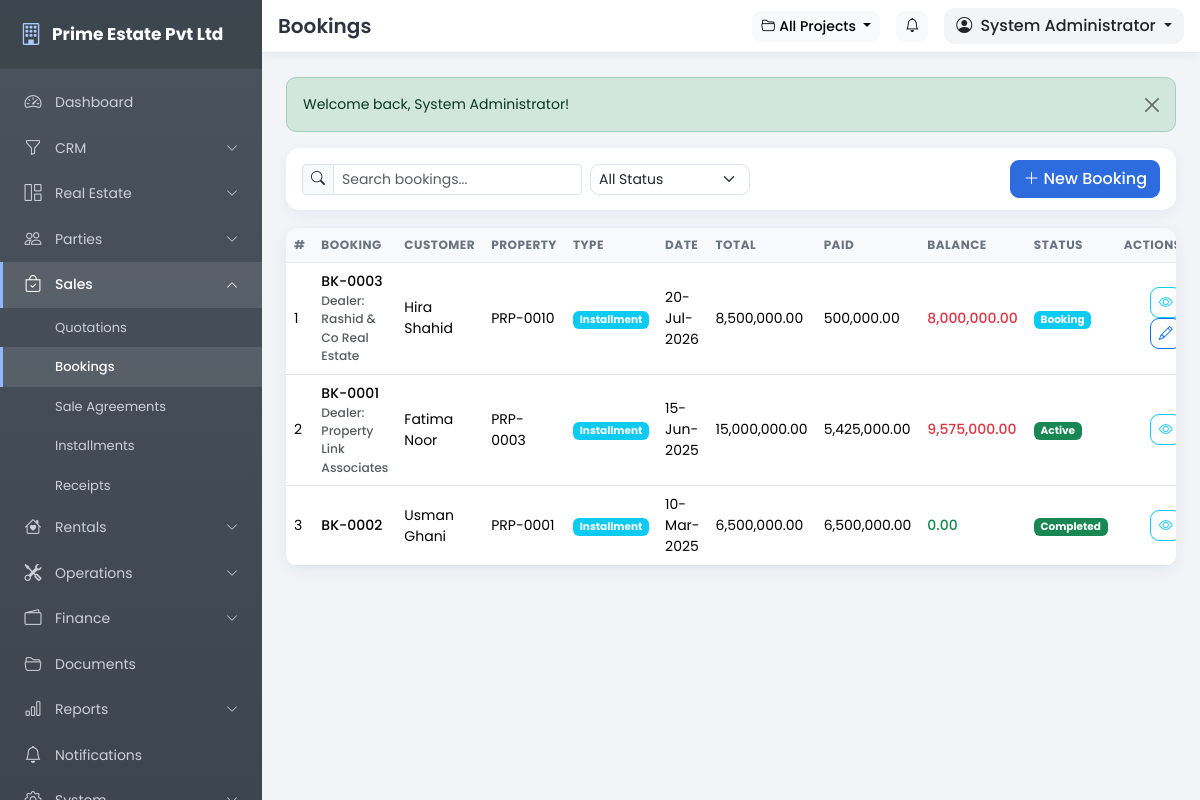
Page /pages/bookings.php (signed in) on the committed database.
### tables this page shows
CREATE TABLE IF NOT EXISTS users (
  id INT UNSIGNED NOT NULL AUTO_INCREMENT,
  role_id INT UNSIGNED NOT NULL,
  branch_id INT UNSIGNED DEFAULT NULL,
  username VARCHAR(80) NOT NULL,
  password VARCHAR(255) NOT NULL,
  full_name VARCHAR(150) NOT NULL,
  email VARCHAR(120) DEFAULT NULL,
  phone VARCHAR(40) DEFAULT NULL,
  photo VARCHAR(255) DEFAULT NULL,
  status TINYINT(1) NOT NULL DEFAULT 1,
  last_login DATETIME DEFAULT NULL,
  remember_token VARCHAR(64) DEFAULT NULL,
  created_date DATE NOT NULL,
  created_time TIME NOT NULL,
  updated_date DATE NOT NULL,
  updated_time TIME NOT NULL,
  PRIMARY KEY (id),
  UNIQUE KEY uq_users_username (username),
  KEY idx_users_role (role_id),
  CONSTRAINT fk_users_role FOREIGN KEY (role_id) REFERENCES roles (id) ON DELETE CASCADE
);

CREATE TABLE IF NOT EXISTS bookings (
  id INT UNSIGNED NOT NULL AUTO_INCREMENT,
  booking_no VARCHAR(40) NOT NULL,
  quotation_id INT UNSIGNED DEFAULT NULL,
  property_id INT UNSIGNED NOT NULL,
  customer_id INT UNSIGNED NOT NULL,
  dealer_id INT UNSIGNED DEFAULT NULL,
  booking_date DATE NOT NULL,
  sale_type ENUM('cash','installment','cash_installment') NOT NULL DEFAULT 'installment',
  total_price DECIMAL(14,2) NOT NULL DEFAULT 0.00,
  discount DECIMAL(12,2) NOT NULL DEFAULT 0.00,
  token_amount DECIMAL(12,2) NOT NULL DEFAULT 0.00,
  booking_amount DECIMAL(12,2) NOT NULL DEFAULT 0.00,
  possession_charges DECIMAL(12,2) NOT NULL DEFAULT 0.00,
  transfer_charges DECIMAL(12,2) NOT NULL DEFAULT 0.00,
  installment_plan ENUM('monthly','quarterly','half_yearly','yearly','lump_sum') NOT NULL DEFAULT 'monthly',
  installment_years INT NOT NULL DEFAULT 1,
  status ENUM('booking','active','completed','cancelled') NOT NULL DEFAULT 'booking',
  created_date DATE NOT NULL,
  created_time TIME NOT NULL,
  updated_date DATE NOT NULL,
  updated_time TIME NOT NULL,
  PRIMARY KEY (id),
  UNIQUE KEY uq_booking_no (booking_no),
  KEY idx_book_property (property_id),
  KEY idx_book_customer (customer_id),
  CONSTRAINT fk_book_property FOREIGN KEY (property_id) REFERENCES properties (id) ON DELETE CASCADE,
  CONSTRAINT fk_book_customer FOREIGN KEY (customer_id) REFERENCES customers (id) ON DELETE CASCADE
);

CREATE TABLE IF NOT EXISTS dealers (
  id INT UNSIGNED NOT NULL AUTO_INCREMENT,
  dealer_no VARCHAR(40) NOT NULL,
  full_name VARCHAR(180) NOT NULL,
  cnic VARCHAR(40) DEFAULT NULL,
  phone VARCHAR(40) DEFAULT NULL,
  whatsapp VARCHAR(40) DEFAULT NULL,
  email VARCHAR(120) DEFAULT NULL,
  address VARCHAR(255) DEFAULT NULL,
  dealer_type ENUM('dealer','agent') NOT NULL DEFAULT 'dealer',
  commission_rate DECIMAL(6,2) NOT NULL DEFAULT 0.00,
  status TINYINT(1) NOT NULL DEFAULT 1,
  created_date DATE NOT NULL,
  created_time TIME NOT NULL,
  updated_date DATE NOT NULL,
  updated_time TIME NOT NULL,
  PRIMARY KEY (id),
  UNIQUE KEY uq_dealers_no (dealer_no)
);

CREATE TABLE IF NOT EXISTS customers (
  id INT UNSIGNED NOT NULL AUTO_INCREMENT,
  customer_no VARCHAR(40) NOT NULL,
  full_name VARCHAR(180) NOT NULL,
  cnic VARCHAR(40) DEFAULT NULL,
  passport_no VARCHAR(60) DEFAULT NULL,
  phone VARCHAR(40) DEFAULT NULL,
  whatsapp VARCHAR(40) DEFAULT NULL,
  email VARCHAR(120) DEFAULT NULL,
  address VARCHAR(255) DEFAULT NULL,
  city_id INT UNSIGNED DEFAULT NULL,
  nominee_name VARCHAR(180) DEFAULT NULL,
  nominee_cnic VARCHAR(40) DEFAULT NULL,
  nominee_relation VARCHAR(60) DEFAULT NULL,
  photo VARCHAR(255) DEFAULT NULL,
  status TINYINT(1) NOT NULL DEFAULT 1,
  created_date DATE NOT NULL,
  created_time TIME NOT NULL,
  updated_date DATE NOT NULL,
  updated_time TIME NOT NULL,
  PRIMARY KEY (id),
  UNIQUE KEY uq_customers_no (customer_no),
  KEY idx_customers_city (city_id)
);

CREATE TABLE IF NOT EXISTS properties (
  id INT UNSIGNED NOT NULL AUTO_INCREMENT,
  property_no VARCHAR(40) NOT NULL,
  file_no VARCHAR(60) DEFAULT NULL,
  plot_no VARCHAR(60) DEFAULT NULL,
  house_no VARCHAR(60) DEFAULT NULL,
  apartment_no VARCHAR(60) DEFAULT NULL,
  office_no VARCHAR(60) DEFAULT NULL,
  shop_no VARCHAR(60) DEFAULT NULL,
  warehouse_no VARCHAR(60) DEFAULT NULL,
  factory_no VARCHAR(60) DEFAULT NULL,
  farm_house_no VARCHAR(60) DEFAULT NULL,
  hall_no VARCHAR(60) DEFAULT NULL,
  project_id INT UNSIGNED DEFAULT NULL,
  block_id INT UNSIGNED DEFAULT NULL,
  road_id INT UNSIGNED DEFAULT NULL,
  street_id INT UNSIGNED DEFAULT NULL,
  property_type_id INT UNSIGNED DEFAULT NULL,
  property_category_id INT UNSIGNED DEFAULT NULL,
  owner_id INT UNSIGNED DEFAULT NULL,
  customer_id INT UNSIGNED DEFAULT NULL,
  size_value DECIMAL(10,2) NOT NULL DEFAULT 0.00,
  size_unit ENUM('marla','kanal','sqft','sqy') NOT NULL DEFAULT 'marla',
  status ENUM('available','booked','reserved','sold','transferred','rental','occupied','vacant') NOT NULL DEFAULT 'available',
  corner TINYINT(1) NOT NULL DEFAULT 0,
  main_boulevard TINYINT(1) NOT NULL DEFAULT 0,
  park_facing TINYINT(1) NOT NULL DEFAULT 0,
  sale_price DECIMAL(14,2) NOT NULL DEFAULT 0.00,
  rent_amount DECIMAL(12,2) NOT NULL DEFAULT 0.00,
  extra_charges DECIMAL(12,2) NOT NULL DEFAULT 0.00,
  possession_status ENUM('pending','in_progress','completed') NOT NULL DEFAULT 'pending',
  possession_date DATE DEFAULT NULL,
  description TEXT DEFAULT NULL,
  created_date DATE NOT NULL,
  created_time TIME NOT NULL,
  updated_date DATE NOT NULL,
  updated_time TIME NOT NULL,
  PRIMARY KEY (id),
  UNIQUE KEY uq_properties_no (property_no),
  KEY idx_prop_project (project_id),
  KEY idx_prop_type (property_type_id),
  KEY idx_prop_status (status),
  CONSTRAINT fk_prop_project FOREIGN KEY (project_id) REFERENCES projects (id) ON DELETE SET NULL,
  CONSTRAINT fk_prop_block FOREIGN KEY (block_id) REFERENCES blocks (id) ON DELETE SET NULL,
  CONSTRAINT fk_prop_type FOREIGN KEY (property_type_id) REFERENCES property_types (id) ON DELETE SET NULL,
  CONSTRAINT fk_prop_cat FOREIGN KEY (property_category_id) REFERENCES property_categories (id) ON DELETE SET NULL,
  CONSTRAINT fk_prop_owner FOREIGN KEY (owner_id) REFERENCES owners (id) ON DELETE SET NULL,
  CONSTRAINT fk_prop_customer FOREIGN KEY (customer_id) REFERENCES customers (id) ON DELETE SET NULL
);

### includes/config.php (called while the page is built, shortened)
<?php
function setting($key, $default = '') {
    static $cache = null;
    global $mysqli;
    if ($cache === null) {
        $cache = [];
        if (isset($mysqli)) {
            $rows = db_all("SELECT setting_key, setting_value FROM settings");
            foreach ($rows as $r) {
                $cache[$r['setting_key']] = $r['setting_value'];
            }
        }
    }
    return isset($cache[$key]) && $cache[$key] !== '' ? $cache[$key] : $default;
}

### includes/auth.php (called while the page is built, shortened)
<?php
require_once __DIR__ . '/functions.php';
if (is_logged_in()) {
    $timeout = (int)setting('session_timeout', 60) * 60;
    $user = db_get("SELECT u.*, r.name AS role_name, r.is_super_admin
                    FROM users u
                    JOIN roles r ON r.id = u.role_id
                    WHERE u.id = ?", [$_SESSION['user_id']]);
    if ($user) {
        $user['perms'] = [];
        $rows = db_all("SELECT p.slug FROM role_permissions rp
                        JOIN permissions p ON p.id = rp.permission_id
                        WHERE rp.role_id = ?", [$user['role_id']]);
        foreach ($rows as $r) {
            $user['perms'][] = $r['slug'];
        }
    }
}

### pages/bookings.php (the view, shortened to what this page needs)
<?php
require_once '../includes/auth.php';
$title = 'Bookings';
$canEdit = has_permission('sales.manage');
$status = $_GET['status'] ?? '';
$records = db_all("SELECT b.*, c.full_name AS customer_name, p.property_no, d.full_name AS dealer_name,
                   (SELECT COALESCE(SUM(amount),0) FROM receipts r WHERE r.booking_id = b.id) AS total_paid
                   FROM bookings b
                   JOIN customers c ON c.id = b.customer_id
                   JOIN properties p ON p.id = b.property_id
                   LEFT JOIN dealers d ON d.id = b.dealer_id
                   WHERE (? = '' OR b.status = ?)
                   ORDER BY b.booking_date DESC", [$status, $status]);
include '../includes/header.php';
?>
<div class="toolbar d-flex flex-wrap align-items-center gap-2">
    <div class="input-group input-group-sm" style="max-width:280px">
        <span class="input-group-text"><i class="bi bi-search"></i></span>
        <input type="text" class="form-control table-search" data-table="#dataTable" placeholder="Search bookings...">
    </div>
    <select class="form-select form-select-sm" style="max-width:160px" onchange="location.href='?status='+this.value">
        <option value="">All Status</option>
    </select>
    <?php if ($canEdit): ?>
    <a class="btn btn-primary ms-auto" href="booking_form.php"><i class="bi bi-plus-lg me-1"></i>New Booking</a>
    <?php endif; ?>
</div>
<div class="card">
    <div class="card-body p-0">
        <div class="table-responsive">
            <table class="table table-hover mb-0" id="dataTable">
                <thead><tr><th style="width:50px">#</th><th>Booking</th><th>Customer</th><th>Property</th><th>Type</th><th>Date</th><th>Total</th><th>Paid</th><th>Balance</th><th>Status</th><th class="text-end">Actions</th></tr></thead>
                <tbody>
                <?php foreach ($records as $i => $r): ?>
                    <?php $paid = (float)$r['total_paid']; $total = (float)$r['total_price']; ?>
                    <tr>
                        <td><?= $i + 1 ?></td>
                        <td class="fw-medium"><?= e($r['booking_no']) ?><?= $r['dealer_name'] ? '<div class="small text-muted">Dealer: ' . e($r['dealer_name']) . '</div>' : '' ?></td>
                        <td><?= e($r['customer_name']) ?></td>
                        <td><?= e($r['property_no']) ?></td>
                        <td><?php $stb = ['cash' => 'success', 'installment' => 'info', 'cash_installment' => 'warning'][$r['sale_type']] ?? 'secondary'; ?><span class="badge bg-<?= $stb ?>"><?= e(ucfirst(str_replace('_', ' ', $r['sale_type']))) ?></span></td>
                        <td><?= fmt_date($r['booking_date']) ?></td>
                        <td><?= fmt_money($total) ?></td>
                        <td><?= fmt_money($paid) ?></td>
                        <td><span class="fw-medium <?= ($total - $paid) > 0 ? 'text-danger' : 'text-success' ?>"><?= fmt_money($total - $paid) ?></span></td>
                        <td><?= status_badge($r['status']) ?></td>
                        <td class="text-end">
                            <a class="btn btn-sm btn-outline-info" href="booking_view.php?id=<?= $r['id'] ?>"><i class="bi bi-eye"></i></a>
                            <?php if ($canEdit && $r['status'] === 'booking'): ?>
                            <a class="btn btn-sm btn-outline-primary" href="booking_form.php?id=<?= $r['id'] ?>"><i class="bi bi-pencil"></i></a>
                            <?php endif; ?>
                        </td>
                    </tr>
                <?php endforeach; ?>
                </tbody>
            </table>
        </div>
    </div>
</div>
<?php include '../includes/footer.php'; ?>

### includes/header.php (shortened to what this page needs)
<?php
$company = setting('company_name', APP_NAME);
$activeProject = active_project();
$activeProjectName = $activeProject ? $activeProject['name'] : 'All Projects';
?>
<!DOCTYPE html>
<html lang="en">
<head>
<link href="https://cdn.jsdelivr.net/npm/bootstrap@5.3.3/dist/css/bootstrap.min.css" rel="stylesheet">
<link href="https://cdn.jsdelivr.net/npm/bootstrap-icons@1.11.3/font/bootstrap-icons.min.css" rel="stylesheet">
<link href="<?= BASE_URL ?>/assets/css/style.css" rel="stylesheet">
</head>
<body>
<aside class="sidebar" id="appSidebar">
    <div class="sidebar-brand">
        <a class="brand-link" href="<?= BASE_URL ?>/index.php">
            <i class="bi bi-building"></i>
            <span><?= e($company) ?></span>
        </a>
    </div>
    <?php include __DIR__ . '/sidebar.php'; ?>
</aside>
<div class="main-area">
    <header class="topbar">
        <div class="d-flex align-items-center gap-3 px-3 py-2">
            <h5 class="mb-0 fw-semibold d-none d-sm-block"><?= e($title) ?></h5>
            <div class="ms-auto d-flex align-items-center gap-3">
                <div class="dropdown">
                    <button class="btn btn-light btn-sm dropdown-toggle" type="button" data-bs-toggle="dropdown" aria-expanded="false" title="Active Project">
                        <i class="bi bi-folder2-open me-1"></i><?= e($activeProjectName) ?>
                    </button>
                </div>
                <a href="<?= BASE_URL ?>/pages/notifications.php" class="btn btn-light btn-sm position-relative" title="Notifications">
                    <i class="bi bi-bell"></i>
                </a>
                <div class="dropdown user-drop">
                    <button class="btn dropdown-toggle" type="button" data-bs-toggle="dropdown" aria-expanded="false">
                        <i class="bi bi-person-circle me-1"></i>
                        <?= e($user['full_name'] ?? 'User') ?>
                    </button>
                </div>
            </div>
        </div>
    </header>
    <div class="page-content">
        <?= get_flash() ?>

### includes/functions.php (shortened to what this page needs)
<?php
require_once __DIR__ . '/database.php';
function db_prepare($sql, $params = []) {
    global $mysqli;
    $stmt = $mysqli->prepare($sql);
    if ($params) {
        $types = '';
        foreach ($params as $p) {
            $types .= is_int($p) ? 'i' : (is_double($p) ? 'd' : 's');
        }
        $stmt->bind_param($types, ...$params);
    }
    $stmt->execute();
    return $stmt;
}
function db_all($sql, $params = []) {
    $stmt = db_prepare($sql, $params);
    $res = $stmt->get_result();
    return $res ? $res->fetch_all(MYSQLI_ASSOC) : [];
}
function db_get($sql, $params = []) {
    $stmt = db_prepare($sql, $params);
    $res = $stmt->get_result();
    return $res ? $res->fetch_assoc() : null;
}
function h($s) {
    return htmlspecialchars((string)$s, ENT_QUOTES, 'UTF-8');
}
function e($s) {
    return htmlspecialchars((string)$s, ENT_QUOTES, 'UTF-8');
}
function get_flash() {
    $out = '';
    foreach ($_SESSION['flash'] as $f) {
        $out .= '<div class="alert alert-' . e($f['type']) . ' alert-dismissible fade show" role="alert">'
              . e($f['msg'])
              . '<button type="button" class="btn-close" data-bs-dismiss="alert" aria-label="Close"></button></div>';
    }
    return $out;
}
function active_project_id() {
    return (int)($_SESSION['active_project_id'] ?? 0);
}
function active_project() {
    $id = active_project_id();
    return $id ? db_get("SELECT * FROM projects WHERE id = ? AND status = 1", [$id]) : null;
}
function has_permission($slug) {
    global $user;
    if (!empty($user['is_super_admin'])) {
        return true;
    }
    return in_array($slug, $user['perms'], true);
}
function fmt_money($n) {
    return number_format((float)$n, 2);
}
function fmt_date($d) {
    return $d && $d !== '0000-00-00' ? date('d-M-Y', strtotime($d)) : '-';
}
function status_badge($status) {
    $map = [
        'available' => 'success', 'booked' => 'info', 'reserved' => 'warning',
        'sold' => 'secondary', 'transferred' => 'dark', 'rental' => 'primary',
        'occupied' => 'danger', 'vacant' => 'light',
        'pending' => 'warning', 'partial' => 'info', 'paid' => 'success',
        'overdue' => 'danger', 'waived' => 'secondary',
        'active' => 'success', 'expired' => 'secondary', 'terminated' => 'danger',
        'vacated' => 'dark', 'renewed' => 'info', 'new' => 'primary', 'contacted' => 'info',
        'qualified' => 'success', 'proposal' => 'warning', 'follow_up' => 'secondary',
        'converted' => 'success', 'lost' => 'danger', 'open' => 'warning', 'in_progress' => 'info',
        'completed' => 'success', 'cancelled' => 'danger', 'draft' => 'secondary',
        'sent' => 'info', 'accepted' => 'success', 'rejected' => 'danger',
        'signed' => 'success', 'registered' => 'primary', 'booking' => 'info',
        'cleared' => 'success', 'scheduled' => 'primary',
    ];
    $cls = $map[$status] ?? 'secondary';
    return '<span class="badge bg-' . $cls . '">' . h(ucfirst(str_replace('_', ' ', $status))) . '</span>';
}

### rows in the picture
users: full_name "System Administrator"
bookings: booking_no "BK-0003", dealer.full_name "Rashid & Co Real Estate", customer.full_name "Hira Shahid", property.property_no "PRP-0010", sale_type "Installment", booking_date "20-Jul-2026", total_price "8,500,000.00", paid "500,000.00", paid "8,000,000.00", status "Booking"
bookings: booking_no "BK-0001", dealer.full_name "Property Link Associates", customer.full_name "Fatima Noor", property.property_no "PRP-0003", sale_type "Installment", booking_date "15-Jun-2025", total_price "15,000,000.00", paid "5,425,000.00", paid "9,575,000.00", status "Active"
bookings: booking_no "BK-0002", customer.full_name "Usman Ghani", property.property_no "PRP-0001", sale_type "Installment", booking_date "10-Mar-2025", total_price "6,500,000.00", paid "6,500,000.00", paid "0.00", status "Completed"

### other values in the picture
$company "Prime Estate Pvt Ltd"
$title "Bookings"
$activeProjectName "All Projects"
$f['msg'] "Welcome back, System Administrator!"
